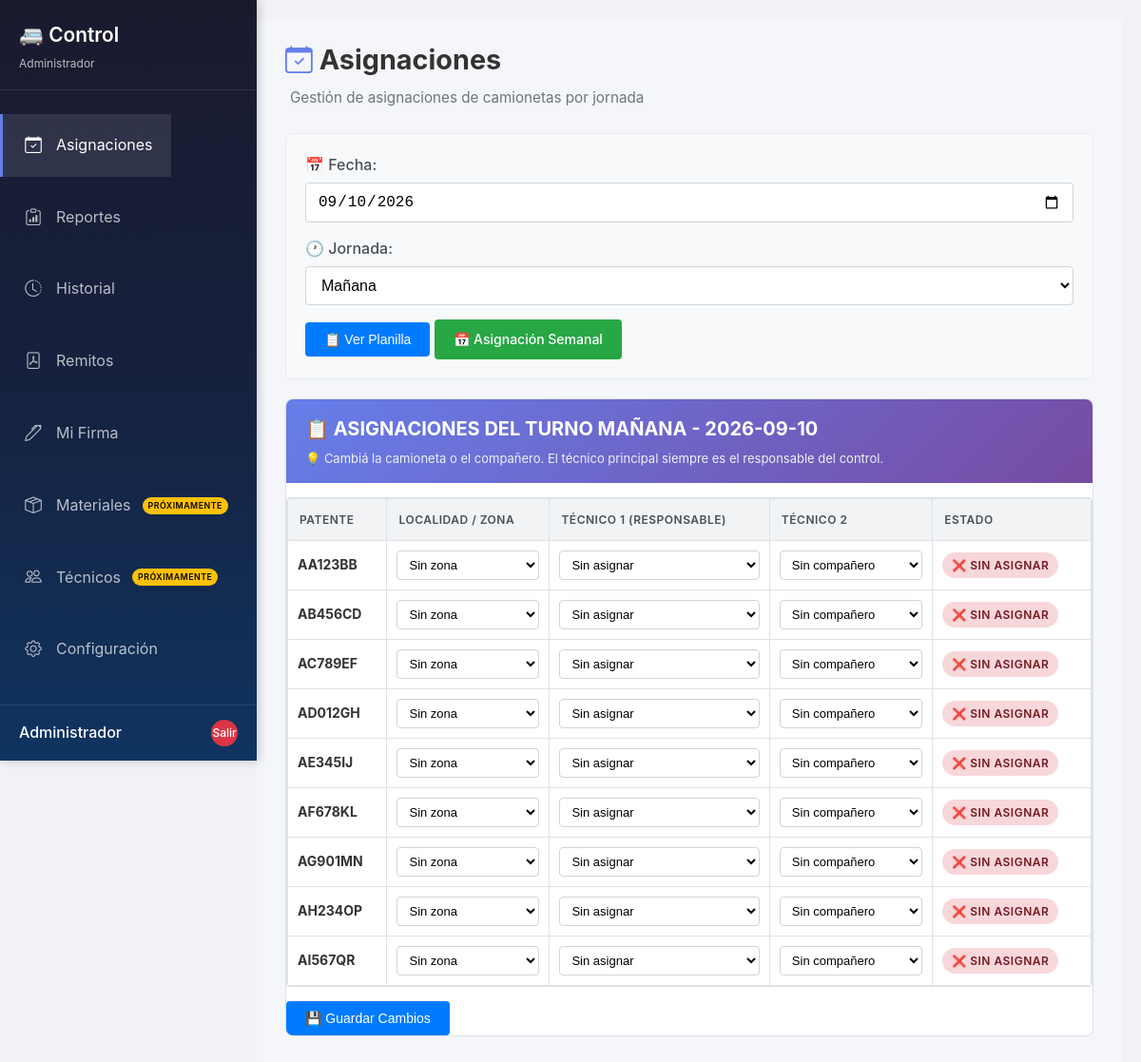
Before: /admin (signed in) with the older database file.
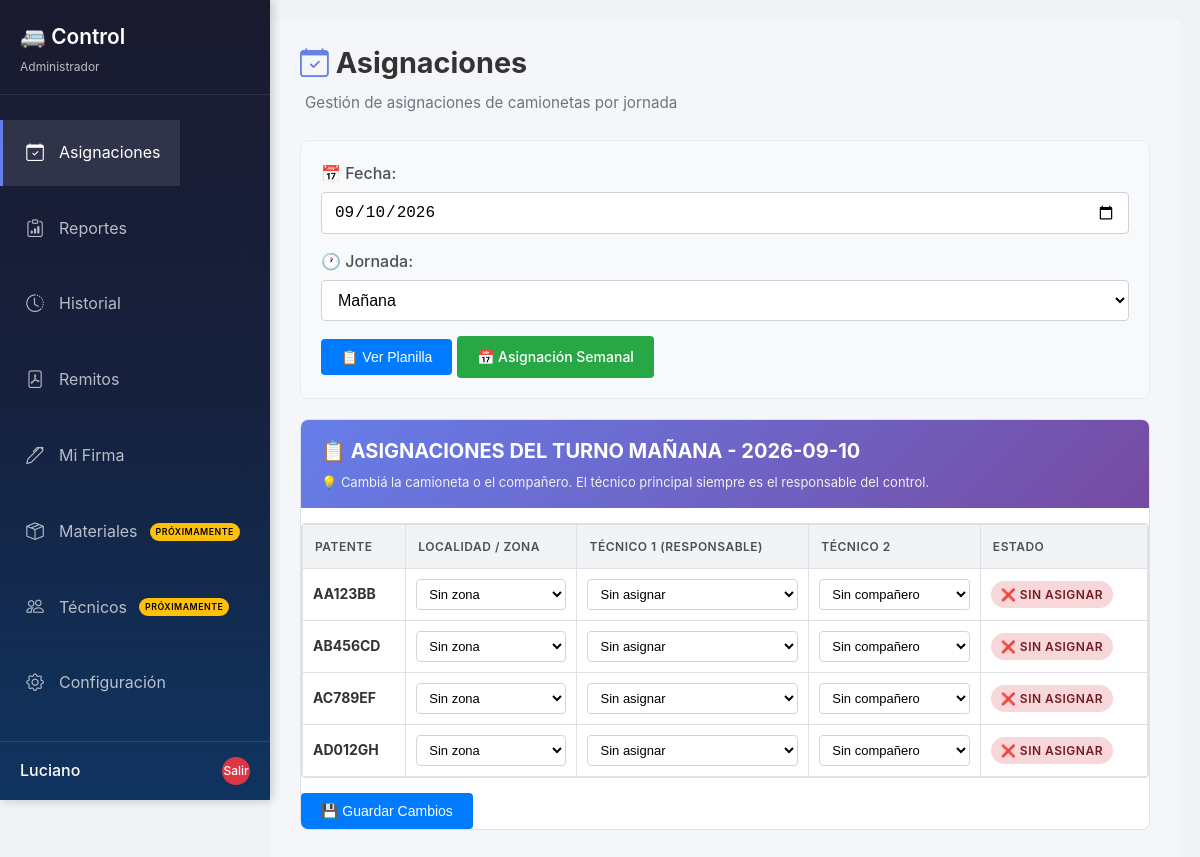
After: the same page with the newer database file.
### tables this page shows
CREATE TABLE camionetas (
            id INTEGER PRIMARY KEY AUTOINCREMENT,
            patente TEXT UNIQUE NOT NULL,
            activa INTEGER DEFAULT 1
        );

### app.py (the view, shortened to what this page needs)
@app.route('/admin')
def admin():
    if 'usuario_id' not in session or session.get('rol') != 'admin':
        return redirect(url_for('login'))
    fecha_seleccionada = request.args.get('fecha', datetime.now().strftime('%Y-%m-%d'))
    jornada_seleccionada = request.args.get('jornada', 'mañana')
    fecha_actual = datetime.now().strftime('%d/%m/%Y')
    conexion = get_db()
    try:
        tecnicos = obtener_tecnicos()
        camionetas = obtener_camionetas()
        zonas = zonas_activas(conexion)
        asignaciones_actuales = conexion.execute('''
            SELECT a.id as asignacion_id, a.camioneta_id, a.tecnico_id, a.tecnico2_id, a.zona,
                   c.patente as camioneta_patente
            FROM asignaciones a
            LEFT JOIN camionetas c ON a.camioneta_id = c.id
            WHERE a.fecha = ? AND a.jornada = ?
        ''', (fecha_seleccionada, jornada_seleccionada)).fetchall()
        asignaciones_por_camioneta = {}
        try:
            reportes = conexion.execute('''
                SELECT
                    r.id, r.tipo, r.elemento, r.estado, r.descripcion, r.fecha_hora,
                    r.fecha_resolucion, r.comentario_resolucion, r.resuelto_por,
                    COALESCE(cam.patente, 'SIN ASIGNAR') as patente,
                    COALESCE(u.nombre, 'TÉCNICO DESCONOCIDO') as tecnico_nombre
                FROM reportes r
                LEFT JOIN controles co ON r.control_id = co.id
                LEFT JOIN asignaciones a ON co.asignacion_id = a.id
                LEFT JOIN camionetas cam ON a.camioneta_id = cam.id
                LEFT JOIN usuarios u ON a.tecnico_id = u.id
                ORDER BY r.fecha_hora DESC
            ''').fetchall()
            reportes_por_patente = {}
            for reporte in reportes:
                patente = reporte['patente']
                if patente not in reportes_por_patente:
                    reportes_por_patente[patente] = []
                reportes_por_patente[patente].append(dict(reporte))
            patentes_con_reportes = sorted(reportes_por_patente.keys())
            ultima_ok = ultima_vez_ok(conexion)
            faltantes_por_patente = {}
            for patente, registros in reportes_por_patente.items():
                dedupe = {}
                for r in registros:
                    if r['estado'] in ['FALLA', 'FALTANTE', 'OBSERVACION']:
                        if r['elemento'] not in dedupe:
                            referencia = ultima_ok.get((patente, r['elemento']))
                            r['ultima_ok'] = referencia['fecha'] if referencia else None
                            r['ultima_ok_tecnico'] = referencia['tecnico'] if referencia else None
                            r['dias_sin_ok'] = dias_desde(r['ultima_ok'])
                            dedupe[r['elemento']] = r
                faltantes_por_patente[patente] = list(dedupe.values())
            pendientes_control = controles_pendientes(conexion)
        except sqlite3.OperationalError as e:
            print(f"⚠️ No se pudieron leer los reportes: {e}")
            reportes = []
            reportes_por_patente = {}
            patentes_con_reportes = []
            faltantes_por_patente = {}
            pendientes_control = []
    finally:
        conexion.close()
    mensaje = request.args.get('mensaje', '')
    error = request.args.get('error', '')
    planilla = []
    for camioneta in camionetas:
        info = asignaciones_por_camioneta.get(camioneta['id'], {
            'asignacion_id': None,
            'tecnico_id': None,
            'tecnico2_id': None,
            'zona': ''
        })
        planilla.append({
            'camioneta_id': camioneta['id'],
            'camioneta_patente': camioneta['patente'],
            'asignacion_id': info['asignacion_id'],
            'tecnico_id': info['tecnico_id'],
            'tecnico2_id': info['tecnico2_id'],
            'zona': info['zona']
        })
    return render_template('admin.html',
                         pendientes_control=pendientes_control,
                         zonas=zonas,
                         camionetas=camionetas,
                         tecnicos=tecnicos,
                         planilla=planilla,
                         reportes=reportes,
                         reportes_por_patente=reportes_por_patente,
                         faltantes_por_patente=faltantes_por_patente,
                         patentes_con_reportes=patentes_con_reportes,
                         fecha_seleccionada=fecha_seleccionada,
                         jornada_seleccionada=jornada_seleccionada,
                         fecha_actual=fecha_actual,
                         mensaje=mensaje,
                         error=error)

### app.py (called while the page is built)
def zonas_activas(conexion):
    return [dict(f) for f in conexion.execute(
        'SELECT id, nombre, activa FROM zonas WHERE activa = 1 ORDER BY nombre')]

@app.before_request
def limpiar_redirecciones():
    if 'usuario_id' in session:
        rol = session.get('rol')
        if rol == 'admin' and request.path == '/tecnico':
            return redirect(url_for('admin'))
        if rol == 'jefe' and request.path in ['/tecnico', '/admin']:
            return redirect(url_for('jefe'))
        if rol == 'tecnico' and request.path in ['/admin', '/jefe']:
            return redirect(url_for('tecnico'))

def conectar_db():
    conexion = sqlite3.connect(str(DATABASE), timeout=15)
    conexion.execute('PRAGMA journal_mode = WAL')
    conexion.execute('PRAGMA foreign_keys = ON')
    return conexion

def get_db():
    conexion = conectar_db()
    conexion.row_factory = sqlite3.Row
    return conexion

def dias_desde(fecha_iso):
    if not fecha_iso:
        return None
    try:
        return (datetime.now() - datetime.fromisoformat(fecha_iso)).days
    except (ValueError, TypeError):
        return None

### templates/admin.html (shortened to what the changed rows need)
<!DOCTYPE html>
<html lang="es">
<head>
    <link rel="stylesheet" href="https://cdn.jsdelivr.net/npm/bootstrap-icons@1.8.1/font/bootstrap-icons.css">
    <link rel="stylesheet" href="{{ url_for('static', filename='css/style.css') }}">
</head>
<body>
    <div class="admin-sidebar" id="sidebar">
        <div class="sidebar-header">
            <h2>🚐 Control</h2>
        </div>
        <div class="sidebar-footer">
            <span class="user-name">{{ session.nombre }}</span>
            <a href="{{ url_for('logout') }}" class="btn btn-danger btn-sm">Salir</a>
        </div>
    </div>
    <div class="admin-main" id="main-content">
        <div id="seccion-asignaciones" class="seccion-content">
            <div class="seccion-header">
                <h1><i class="bi bi-calendar-check"></i> Asignaciones</h1>
            </div>
            <div class="planilla-container">
                <div class="planilla-header">
                    <h2>📋 ASIGNACIONES DEL TURNO {{ jornada_seleccionada|upper }} - {{ fecha_seleccionada }}</h2>
                </div>
                <form method="POST" action="{{ url_for('guardar_planilla') }}" id="form-planilla">
                    <div class="table-responsive">
                        <table class="table-planilla">
                            <thead>
                                <tr>
                                    <th>PATENTE</th>
                                    <th>LOCALIDAD / ZONA</th>
                                    <th>TÉCNICO 1 (Responsable)</th>
                                    <th>TÉCNICO 2</th>
                                    <th>ESTADO</th>
                                </tr>
                            </thead>
                            <tbody>
                                {% for fila in planilla %}
                                <tr class="fila-asignacion">
                                    <td><strong>{{ fila.camioneta_patente }}</strong></td>
                                    <td>
                                        <select name="zona_{{ fila.camioneta_id }}" class="zona-select">
                                            <option value="">Sin zona</option>
                                        </select>
                                    </td>
                                    <td>
                                        <select name="tecnico_{{ fila.camioneta_id }}" class="tecnico-select">
                                            <option value="">Sin asignar</option>
                                        </select>
                                    </td>
                                    <td>
                                        <select name="tecnico2_{{ fila.camioneta_id }}" class="tecnico2-select">
                                            <option value="">Sin compañero</option>
                                        </select>
                                    </td>
                                    <td>
                                        {% if fila.tecnico_id %}
                                            <span class="badge badge-success">✅ ASIGNADO</span>
                                        {% else %}
                                            <span class="badge badge-danger">❌ SIN ASIGNAR</span>
                                        {% endif %}
                                    </td>
                                </tr>
                                {% endfor %}
                            </tbody>
                        </table>
                    </div>
                </form>
            </div>
        </div>
                                {% set contador = 0 %}
    </div>
</body>
</html>

Changed rows visible on the page:
removed camionetas: camioneta_patente "AE345IJ"
removed camionetas: camioneta_patente "AF678KL"
removed camionetas: camioneta_patente "AG901MN"
removed camionetas: camioneta_patente "AH234OP"
removed camionetas: camioneta_patente "AI567QR"
Other visible differences:
{{ session.nombre }}: "Administrador" → "Luciano"
